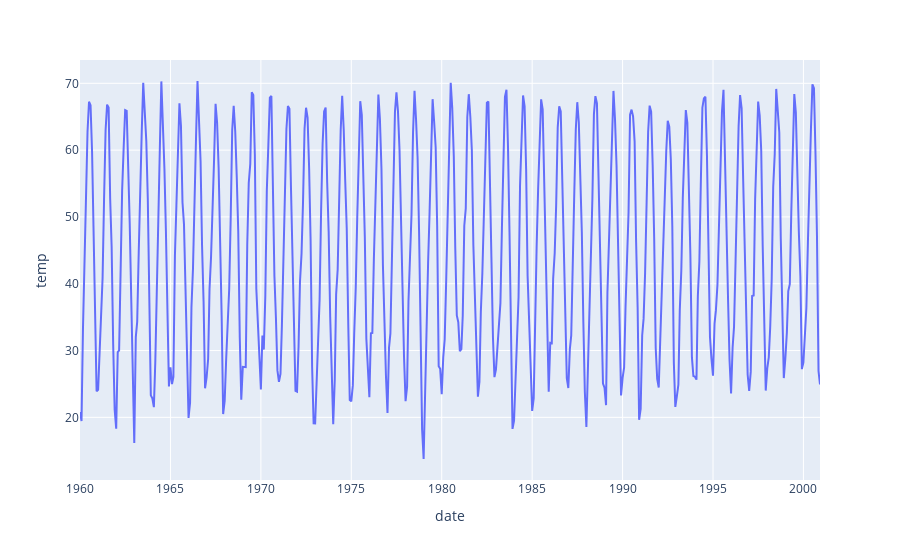

This figure's notebook cell:
### Code cell
px.line(data_frame=co['1960':'2000'], y= 'temp')

### Figure 1 — Plotly figure (JSON) as saved in the notebook; plotly's stock layout.template omitted (floating-point values rounded to 4 significant figures; data arrays with more than 128 entries replaced by an {"elided": "..."} marker saying what was removed)
{"data": [{"hovertemplate": "date=%{x}<br>temp=%{y}<extra></extra>", "legendgroup": "", "line": {"color": "#636efa", "dash": "solid"}, "marker": {"symbol": "circle"}, "mode": "lines", "name": "", "orientation": "v", "showlegend": false, "type": "scatter", "x": {"elided": "492 str values"}, "xaxis": "x", "y": {"elided": "492 float values"}, "yaxis": "y"}], "layout": {"autosize": true, "legend": {"tracegroupgap": 0}, "margin": {"t": 60}, "xaxis": {"anchor": "y", "autorange": true, "domain": [0, 1], "range": ["1960-01-01", "2000-12-01"], "title": {"text": "date"}, "type": "date"}, "yaxis": {"anchor": "x", "autorange": true, "domain": [0, 1], "range": [10.62, 73.49], "title": {"text": "temp"}, "type": "linear"}}}
